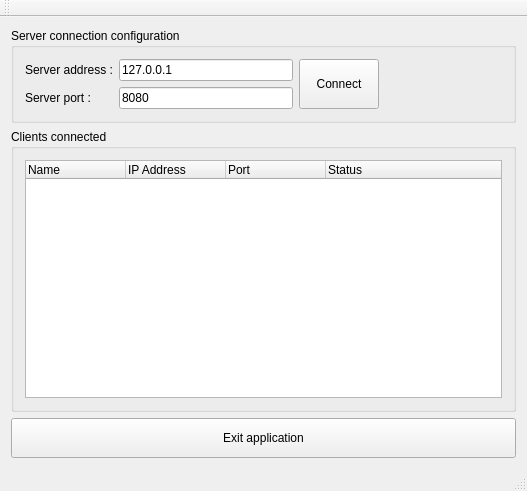
<?xml version="1.0" encoding="UTF-8"?>
<ui version="4.0">
 <class>ServerMainWindowClass</class>
 <widget class="QMainWindow" name="ServerMainWindowClass">
  <property name="geometry">
   <rect>
    <x>0</x>
    <y>0</y>
    <width>527</width>
    <height>491</height>
   </rect>
  </property>
  <property name="windowTitle">
   <string>ServerMainWindow</string>
  </property>
  <widget class="QWidget" name="centralWidget">
   <layout class="QVBoxLayout" name="verticalLayout_2">
    <item>
     <widget class="QGroupBox" name="groupBoxServerConnection">
      <property name="title">
       <string>Server connection configuration</string>
      </property>
      <layout class="QHBoxLayout" name="horizontalLayout_2">
       <item>
        <layout class="QHBoxLayout" name="horizontalLayout">
         <item>
          <layout class="QGridLayout" name="gridLayout">
           <item row="0" column="0">
            <widget class="QLabel" name="lblServerAddress">
             <property name="text">
              <string>Server address :</string>
             </property>
             <property name="buddy">
              <cstring>textServerAddress</cstring>
             </property>
            </widget>
           </item>
           <item row="1" column="0">
            <widget class="QLabel" name="lblServerPort">
             <property name="autoFillBackground">
              <bool>false</bool>
             </property>
             <property name="text">
              <string>Server port :</string>
             </property>
             <property name="wordWrap">
              <bool>false</bool>
             </property>
             <property name="buddy">
              <cstring>textServerPort</cstring>
             </property>
            </widget>
           </item>
           <item row="0" column="1">
            <widget class="QLineEdit" name="textServerAddress">
             <property name="sizePolicy">
              <sizepolicy hsizetype="Fixed" vsizetype="Fixed">
               <horstretch>0</horstretch>
               <verstretch>0</verstretch>
              </sizepolicy>
             </property>
             <property name="minimumSize">
              <size>
               <width>174</width>
               <height>0</height>
              </size>
             </property>
             <property name="inputMask">
              <string/>
             </property>
             <property name="text">
              <string>127.0.0.1</string>
             </property>
             <property name="frame">
              <bool>true</bool>
             </property>
             <property name="echoMode">
              <enum>QLineEdit::Normal</enum>
             </property>
            </widget>
           </item>
           <item row="1" column="1">
            <widget class="QLineEdit" name="textServerPort">
             <property name="sizePolicy">
              <sizepolicy hsizetype="Fixed" vsizetype="Fixed">
               <horstretch>0</horstretch>
               <verstretch>0</verstretch>
              </sizepolicy>
             </property>
             <property name="minimumSize">
              <size>
               <width>174</width>
               <height>0</height>
              </size>
             </property>
             <property name="inputMask">
              <string>00000; </string>
             </property>
             <property name="text">
              <string>8080</string>
             </property>
            </widget>
           </item>
          </layout>
         </item>
         <item>
          <widget class="QPushButton" name="buttonServerListen">
           <property name="sizePolicy">
            <sizepolicy hsizetype="Preferred" vsizetype="Preferred">
             <horstretch>0</horstretch>
             <verstretch>0</verstretch>
            </sizepolicy>
           </property>
           <property name="text">
            <string>Connect</string>
           </property>
          </widget>
         </item>
         <item>
          <spacer name="horizontalSpacer">
           <property name="orientation">
            <enum>Qt::Horizontal</enum>
           </property>
           <property name="sizeHint" stdset="0">
            <size>
             <width>40</width>
             <height>20</height>
            </size>
           </property>
          </spacer>
         </item>
        </layout>
       </item>
      </layout>
      <zorder></zorder>
     </widget>
    </item>
    <item>
     <widget class="QGroupBox" name="groupBoxListOfClients">
      <property name="title">
       <string>Clients connected</string>
      </property>
      <layout class="QVBoxLayout" name="verticalLayout">
       <item>
        <widget class="QTreeWidget" name="treeWidgetClientsConnected">
         <property name="rootIsDecorated">
          <bool>false</bool>
         </property>
         <property name="uniformRowHeights">
          <bool>true</bool>
         </property>
         <property name="itemsExpandable">
          <bool>false</bool>
         </property>
         <attribute name="headerDefaultSectionSize">
          <number>100</number>
         </attribute>
         <attribute name="headerMinimumSectionSize">
          <number>50</number>
         </attribute>
         <column>
          <property name="text">
           <string>Name</string>
          </property>
         </column>
         <column>
          <property name="text">
           <string>IP Address</string>
          </property>
         </column>
         <column>
          <property name="text">
           <string>Port</string>
          </property>
         </column>
         <column>
          <property name="text">
           <string>Status</string>
          </property>
         </column>
        </widget>
       </item>
      </layout>
     </widget>
    </item>
    <item>
     <widget class="QPushButton" name="buttonQuit">
      <property name="minimumSize">
       <size>
        <width>0</width>
        <height>40</height>
       </size>
      </property>
      <property name="text">
       <string>Exit application</string>
      </property>
     </widget>
    </item>
   </layout>
  </widget>
  <widget class="QMenuBar" name="menuBar">
   <property name="geometry">
    <rect>
     <x>0</x>
     <y>0</y>
     <width>527</width>
     <height>21</height>
    </rect>
   </property>
  </widget>
  <widget class="QToolBar" name="mainToolBar">
   <attribute name="toolBarArea">
    <enum>TopToolBarArea</enum>
   </attribute>
   <attribute name="toolBarBreak">
    <bool>false</bool>
   </attribute>
  </widget>
  <widget class="QStatusBar" name="statusBar"/>
 </widget>
 <layoutdefault spacing="6" margin="11"/>
 <resources/>
 <connections>
  <connection>
   <sender>buttonQuit</sender>
   <signal>clicked()</signal>
   <receiver>ServerMainWindowClass</receiver>
   <slot>close()</slot>
   <hints>
    <hint type="sourcelabel">
     <x>279</x>
     <y>449</y>
    </hint>
    <hint type="destinationlabel">
     <x>361</x>
     <y>471</y>
    </hint>
   </hints>
  </connection>
 </connections>
 <designerdata>
  <property name="gridDeltaX">
   <number>10</number>
  </property>
  <property name="gridDeltaY">
   <number>10</number>
  </property>
  <property name="gridSnapX">
   <bool>true</bool>
  </property>
  <property name="gridSnapY">
   <bool>true</bool>
  </property>
  <property name="gridVisible">
   <bool>true</bool>
  </property>
 </designerdata>
</ui>
